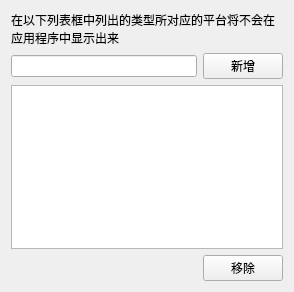
<?xml version="1.0" encoding="UTF-8"?>
<ui version="4.0">
 <class>WkfTypeVisibilityPrefWidget</class>
 <widget class="QWidget" name="WkfTypeVisibilityPrefWidget">
  <property name="geometry">
   <rect>
    <x>0</x>
    <y>0</y>
    <width>294</width>
    <height>292</height>
   </rect>
  </property>
  <property name="windowTitle">
   <string>类型可见性</string>
  </property>
  <layout class="QVBoxLayout" name="verticalLayout">
   <item>
    <widget class="QLabel" name="label">
     <property name="text">
      <string>在以下列表框中列出的类型所对应的平台将不会在应用程序中显示出来</string>
     </property>
     <property name="wordWrap">
      <bool>true</bool>
     </property>
    </widget>
   </item>
   <item>
    <layout class="QHBoxLayout" name="horizontalLayout">
     <item>
      <widget class="QLineEdit" name="addTypeLineEdit"/>
     </item>
     <item>
      <widget class="QPushButton" name="addTypePushButton">
       <property name="text">
        <string>新增</string>
       </property>
      </widget>
     </item>
    </layout>
   </item>
   <item>
    <widget class="QListWidget" name="typeListWidget"/>
   </item>
   <item>
    <layout class="QHBoxLayout" name="horizontalLayout_2">
     <item>
      <spacer name="horizontalSpacer">
       <property name="orientation">
        <enum>Qt::Horizontal</enum>
       </property>
       <property name="sizeHint" stdset="0">
        <size>
         <width>40</width>
         <height>20</height>
        </size>
       </property>
      </spacer>
     </item>
     <item>
      <widget class="QPushButton" name="removePushButton">
       <property name="text">
        <string>移除</string>
       </property>
      </widget>
     </item>
    </layout>
   </item>
  </layout>
 </widget>
 <resources/>
 <connections/>
</ui>
